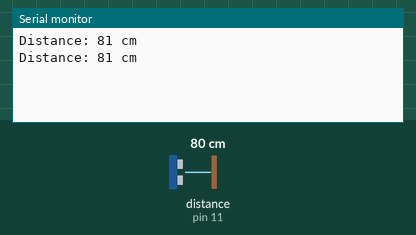
This sketch was run on a simulated Arduino Uno, built with avr-gcc and run on an emulated ATmega328P. Shown: the last lines printed to the serial monitor. Inputs (shaded band) come from the test bench; at power-on: distance to the obstacle (sensor on pin 11) 80 cm. The echo pulse lasts 58.3 µs per cm.

Above: at 1.9 s.
2.0 s: distance to the obstacle (sensor on pin 11) set to 2 cm
At 3.0 s:
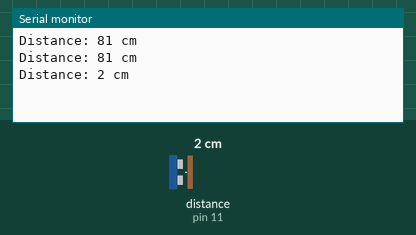
3.5 s: distance to the obstacle (sensor on pin 11) set to 4 cm
At 4.6 s:
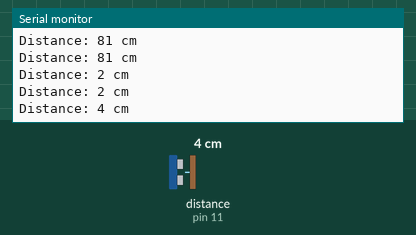
Timing chart, 0 to 6.5 s (numbered marks = the images above; inputs shaded):
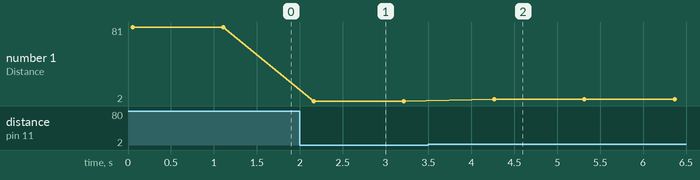

The sketch:

hc-sr04.ino
```cpp
// // #include "HC-SR04/SR04.h"
// #include <SR04.h>

// #define TRIG_PIN 12
// #define ECHO_PIN 11
// SR04 sr04 = SR04(ECHO_PIN, TRIG_PIN);
// long a;

// void setup() {
//     Serial.begin(9600);
//     delay(1000);
// }

// void loop() {
//     a = sr04.Distance();
//     Serial.print(a);
//     Serial.println("cm");
//     delay(1000);
// }

// rewrite with newping lib
#include <NewPing.h>

#define TRIG_PIN 12
#define ECHO_PIN 11
NewPing sonar(TRIG_PIN, ECHO_PIN);

void setup() {
   Serial.begin(9600);
}

void loop() {
   delay(50);  // Wait for 50 milliseconds between measurements.
   unsigned int distance = sonar.ping_cm();  // Get the distance in centimeters.
   Serial.print("Distance: ");
   Serial.print(distance);
   Serial.println(" cm");
   delay(1000);  // Delay between measurements.
}
```

Measured:
- after the input at 2.0 s, the serial monitor: prints a new line after 0.16 s (image 1)
- after the input at 3.5 s, the serial monitor: prints a new line after 0.76 s (image 2)
- plotted number 1: 81 → 2 after the input at 2.0 s, 2 → 4 after the input at 3.5 s
